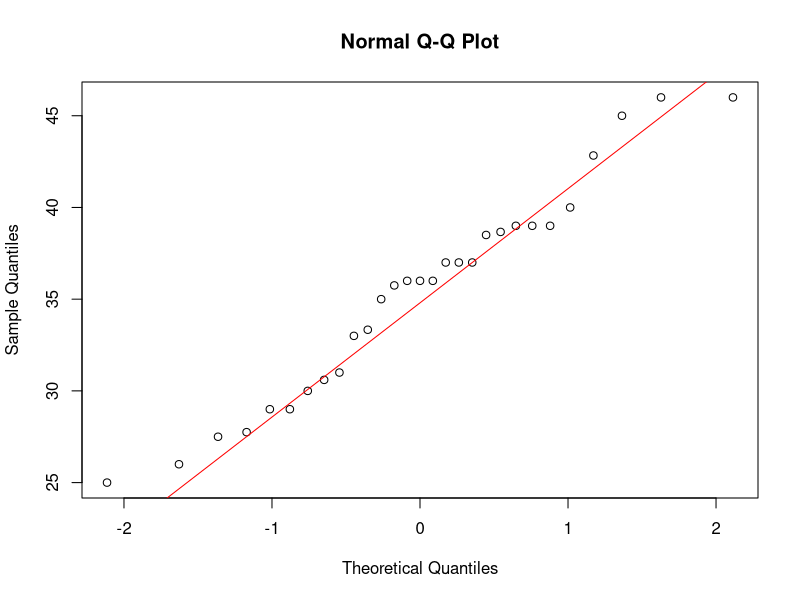
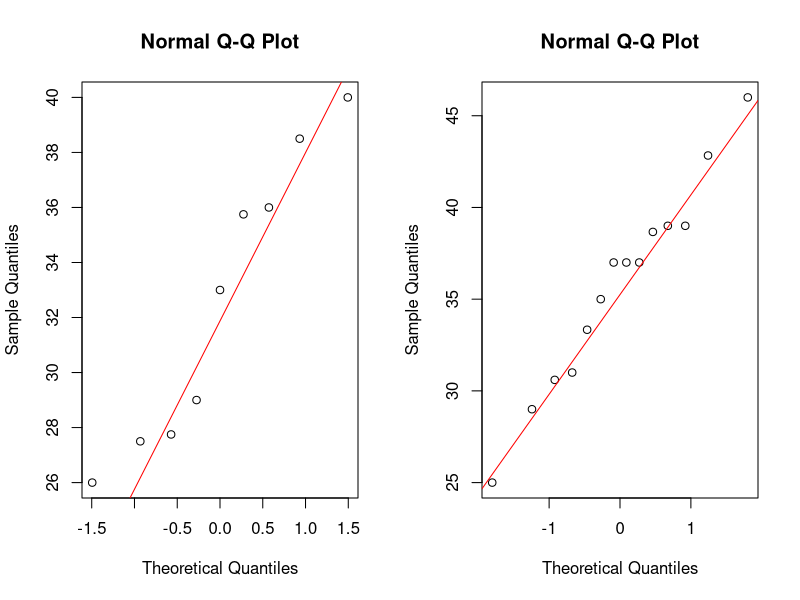
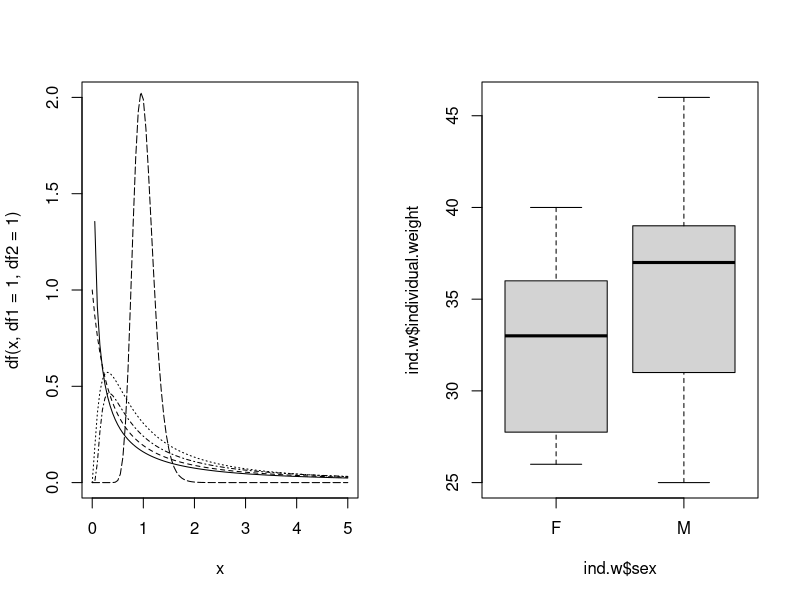

Source code (R) for these figures, in order:
## ---- chunk 1
library(dplyr)
captures <- read.csv("data/captures.csv", sep=";")
captures %>% 
  filter(age=="A") -> adults
head(adults)
## ---- chunk 2
adults %>% 
  group_by(animal_id, sex) -> grouped
grouped %>% 
  arrange(animal_id)
## ---- chunk 3
grouped %>% 
  summarise(count=n(), individual.weight = mean(weight_g, na.rm = TRUE)) -> ind.w
ind.w
## ---- chunk 4

#?qqplot
qqnorm(ind.w$individual.weight); qqline(ind.w$individual.weight, col="red")

## ---- chunk 5

shapiro.test(ind.w$individual.weight)

## ---- chunk 6
t.test(ind.w$individual.weight, mu = 30)
## ---- chunk 7
length(na.omit(ind.w$individual.weight))
## ---- chunk 8
## is the weight of females greater than the weight of males?

# we use again the summarise dplyr function
ind.w %>% 
  group_by(sex) %>% 
  summarise(count=n(), class.weight = mean(individual.weight, na.rm = TRUE))

# again, if you could not install dplyr, use the following code
# tapply(ind.w$individual.weight, ind.w$sex, mean, na.rm = TRUE)

# We can see the difference in weight that we observe between males and females
w.f <- (subset(ind.w, sex=="F"))$individual.weight
w.m <- (subset(ind.w, sex=="M"))$individual.weight
## ---- chunk 9

par(mfrow=c(1,2))
qqnorm(w.f); qqline(w.f, col="red")
qqnorm(w.m); qqline(w.m, col="red")
shapiro.test(w.f)
shapiro.test(w.m)

## ---- chunk 10
x <- rnorm(100,0,1)
curve(df(x, df1=1, df2=1), from=0, to=5, lty=1, ylim=c(0,2))
curve(df(x, df1=2, df2=1), from=0, to=5, lty=2, add=T)
curve(df(x, df1=5, df2=2), from=0, to=5, lty=3, add=T)
curve(df(x, df1=100, df2=1), from=0, to=5, lty=4, add=T)
curve(df(x, df1=100, df2=100), from=0, to=5, lty=5, add=T)
## ---- chunk 11

var(w.f, na.rm = T)
var(w.m, na.rm = T)
var.test(w.f,w.m)
var(w.f, na.rm = T)/var(w.m, na.rm = T)

boxplot(ind.w$individual.weight ~ ind.w$sex)

## ---- chunk 12
# ?t.test
t.test(w.f, w.m,
       var.equal = TRUE,
       paired = FALSE, 
       alternative = "two.sided")
